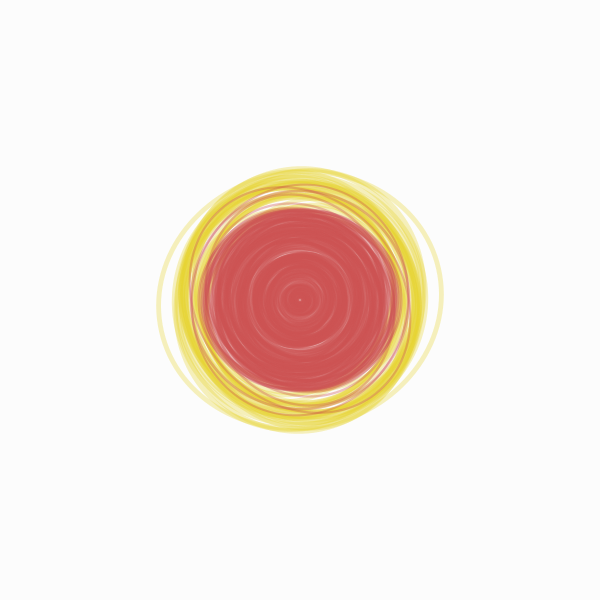
Frame 1 (no input)
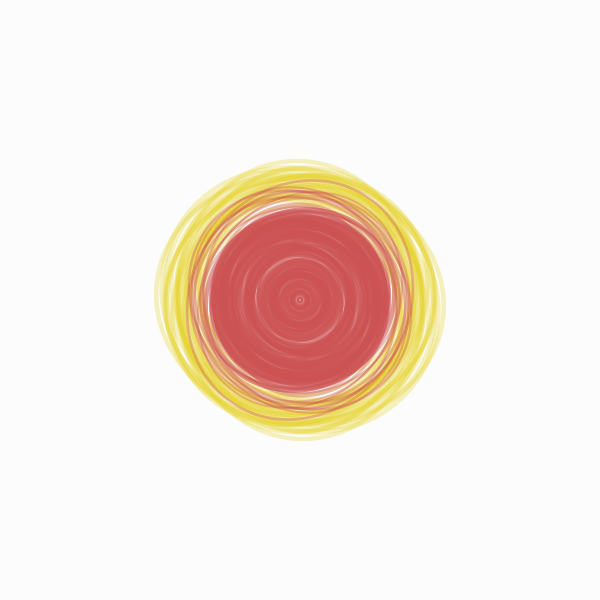
Frame 60 (the mouse pressed at the canvas centre just before this capture)
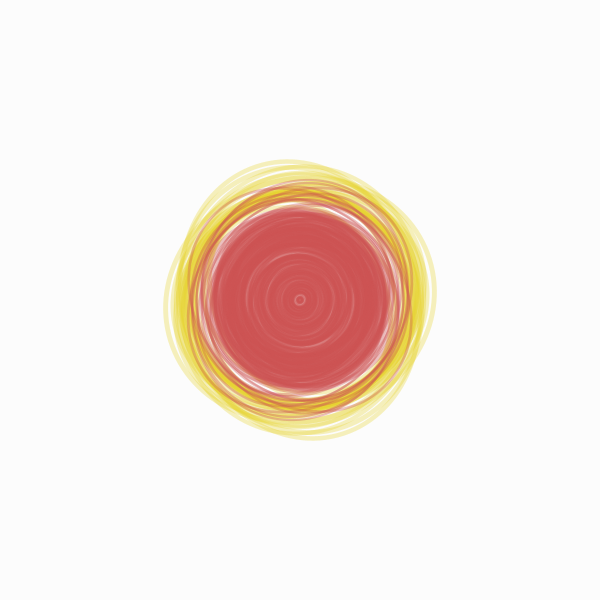
Frame 120 (the mouse held since frame 60 and released just before this capture)

The Processing sketch that drew these frames (run headless with seeded random() and noise(); from frame 60 on, the mouse is pressed at the canvas centre):

// Processing sketch: processing_76337
// ── processing_76337.pde

float r;
float sw;

void setup(){
  size(600,600);
  colorMode(HSB,360,100,100);
  background(0,0,99);
  frameRate(7);
}


//yellow
void draw(){
  background(0,0,99);
  for(int i=0; i<30; i++){
    translate(width/2,height/2);
    rotate(radians(random(360)));
    stroke(54,80,90,80);
    strokeWeight(sw=random(4,5));
    noFill();
    
    if(sw<4.8){
      ellipse(0,0,r=random(200,250),random(r/1.2, 1.2*r));
    }else{
      ellipse(0,0,r=random(200,280),random(r/1.3, 1.3*r));
    }
    resetMatrix();
  }
  
  
  //red
  for(int i=0; i<250; i++){
    translate(width/2,height/2);
    rotate(radians(random(360)));
    stroke(359,60,80,90);
    strokeWeight(sw=random(2,5));
    noFill();
    
    if(sw>2.8){
      ellipse(0,0,r=random(180),random(r/1.15, 1.2*r));
    }else{
      ellipse(0,0,r=random(0,220),random(r/1.15, 1.2*r));
    }
    resetMatrix();
  }
}
